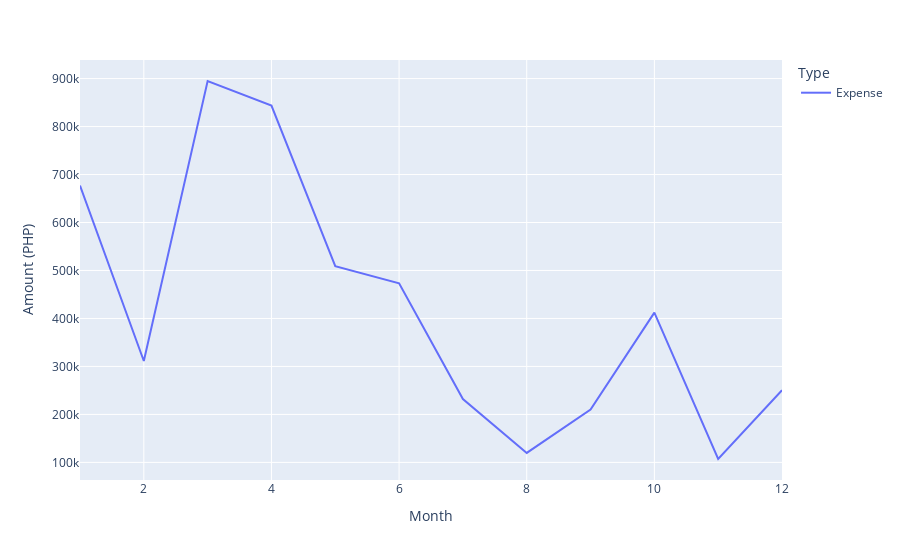

The code cell stored with this chart in its notebook:
### Code cell
fig = px.line(df, x="Month", y="Amount", color="Type", hover_data=["Amount"], labels = {"Amount" : "Amount (PHP)"})
fig.show()

### Figure 1 — Plotly figure (JSON) as saved in the notebook; plotly's stock layout.template omitted (floating-point values rounded to 4 significant figures)
{"data": [{"hovertemplate": "Type=Expense<br>Month=%{x}<br>Amount (PHP)=%{y}<extra></extra>", "legendgroup": "Expense", "line": {"color": "#636efa", "dash": "solid"}, "marker": {"symbol": "circle"}, "mode": "lines", "name": "Expense", "orientation": "h", "showlegend": true, "type": "scatter", "x": [1, 2, 3, 4, 5, 6, 7, 8, 9, 10, 11, 12], "xaxis": "x", "y": [677038, 311389, 894959, 843600, 509018, 473369, 231904, 119690, 209939, 412206, 107058, 250546], "yaxis": "y"}], "layout": {"autosize": true, "legend": {"title": {"text": "Type"}, "tracegroupgap": 0}, "margin": {"t": 60}, "xaxis": {"anchor": "y", "autorange": true, "domain": [0, 1], "range": [1, 12], "title": {"text": "Month"}, "type": "linear"}, "yaxis": {"anchor": "x", "autorange": true, "domain": [0, 1], "range": [63290.0, 938700.0], "title": {"text": "Amount (PHP)"}, "type": "linear"}}}
